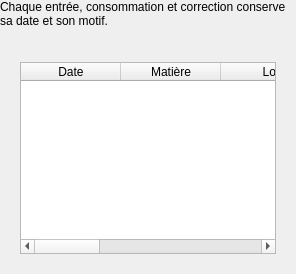
                        <widget class="QWidget" name="historyPage">
                          <layout class="QVBoxLayout" name="historyPageLayout">
                            <property name="leftMargin">
                              <number>0</number>
                            </property>
                            <property name="topMargin">
                              <number>0</number>
                            </property>
                            <property name="rightMargin">
                              <number>0</number>
                            </property>
                            <property name="bottomMargin">
                              <number>0</number>
                            </property>
                            <property name="spacing">
                              <number>14</number>
                            </property>
                            <item>
                              <widget class="QLabel" name="historyIntro">
                                <property name="text">
                                  <string>Chaque entrée, consommation et correction conserve sa date et son motif.</string>
                                </property>
                                <property name="sizePolicy">
                                  <sizepolicy hsizetype="Preferred" vsizetype="Fixed">
                                    <horstretch>0</horstretch>
                                    <verstretch>0</verstretch>
                                  </sizepolicy>
                                </property>
                                <property name="muted" stdset="0">
                                  <bool>true</bool>
                                </property>
                                <property name="wordWrap">
                                  <bool>true</bool>
                                </property>
                              </widget>
                            </item>
                            <item>
                              <widget class="QFrame" name="historyCard">
                                <property name="card" stdset="0">
                                  <bool>true</bool>
                                </property>
                                <layout class="QVBoxLayout" name="historyCardLayout">
                                  <property name="leftMargin">
                                    <number>20</number>
                                  </property>
                                  <property name="topMargin">
                                    <number>20</number>
                                  </property>
                                  <property name="rightMargin">
                                    <number>20</number>
                                  </property>
                                  <property name="bottomMargin">
                                    <number>20</number>
                                  </property>
                                  <property name="spacing">
                                    <number>14</number>
                                  </property>
                                  <item>
                                    <widget class="QTableWidget" name="historyTable">
                                      <property name="alternatingRowColors">
                                        <bool>true</bool>
                                      </property>
                                      <property name="showGrid">
                                        <bool>false</bool>
                                      </property>
                                      <property name="editTriggers">
                                        <set>QAbstractItemView::NoEditTriggers</set>
                                      </property>
                                      <property name="selectionBehavior">
                                        <enum>QAbstractItemView::SelectRows</enum>
                                      </property>
                                      <property name="selectionMode">
                                        <enum>QAbstractItemView::SingleSelection</enum>
                                      </property>
                                      <property name="verticalScrollMode">
                                        <enum>QAbstractItemView::ScrollPerPixel</enum>
                                      </property>
                                      <attribute name="verticalHeaderVisible">
                                        <bool>false</bool>
                                      </attribute>
                                      <attribute name="verticalHeaderDefaultSectionSize">
                                        <number>52</number>
                                      </attribute>
                                      <attribute name="horizontalHeaderStretchLastSection">
                                        <bool>true</bool>
                                      </attribute>
                                      <property name="columnCount">
                                        <number>7</number>
                                      </property>
                                      <property name="rowCount">
                                        <number>0</number>
                                      </property>
                                      <column>
                                        <property name="text">
                                          <string>Date</string>
                                        </property>
                                      </column>
                                      <column>
                                        <property name="text">
                                          <string>Matière</string>
                                        </property>
                                      </column>
                                      <column>
                                        <property name="text">
                                          <string>Lot</string>
                                        </property>
                                      </column>
                                      <column>
                                        <property name="text">
                                          <string>Mouvement</string>
                                        </property>
                                      </column>
                                      <column>
                                        <property name="text">
                                          <string>Quantité</string>
                                        </property>
                                      </column>
                                      <column>
                                        <property name="text">
                                          <string>Unité</string>
                                        </property>
                                      </column>
                                      <column>
                                        <property name="text">
                                          <string>Motif</string>
                                        </property>
                                      </column>
                                    </widget>
                                  </item>
                                </layout>
                              </widget>
                            </item>
                          </layout>
                        </widget>
